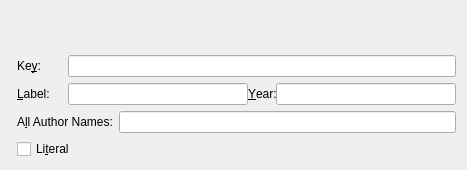
<?xml version="1.0" encoding="UTF-8"?>
<ui version="4.0">
 <class>BibitemUi</class>
 <widget class="QWidget" name="BibitemUi">
  <property name="geometry">
   <rect>
    <x>0</x>
    <y>0</y>
    <width>467</width>
    <height>170</height>
   </rect>
  </property>
  <property name="windowTitle">
   <string/>
  </property>
  <layout class="QGridLayout" name="gridLayout_2">
   <item row="0" column="0" rowspan="2" colspan="2">
    <widget class="QLabel" name="label">
     <property name="text">
      <string/>
     </property>
    </widget>
   </item>
   <item row="1" column="1">
    <layout class="QGridLayout" name="gridLayout">
     <item row="0" column="0">
      <widget class="QLabel" name="keyLA">
       <property name="toolTip">
        <string>The bibliography key</string>
       </property>
       <property name="text">
        <string>Ke&amp;y:</string>
       </property>
       <property name="buddy">
        <cstring>keyED</cstring>
       </property>
      </widget>
     </item>
     <item row="0" column="1" colspan="2">
      <widget class="QLineEdit" name="keyED">
       <property name="sizePolicy">
        <sizepolicy hsizetype="Expanding" vsizetype="Fixed">
         <horstretch>0</horstretch>
         <verstretch>0</verstretch>
        </sizepolicy>
       </property>
       <property name="toolTip">
        <string>The bibliography key</string>
       </property>
      </widget>
     </item>
     <item row="1" column="0">
      <widget class="QLabel" name="labelLA">
       <property name="toolTip">
        <string>The label as it appears in the document</string>
       </property>
       <property name="text">
        <string>&amp;Label:</string>
       </property>
       <property name="buddy">
        <cstring>labelED</cstring>
       </property>
      </widget>
     </item>
     <item row="1" column="1" colspan="2">
      <layout class="QHBoxLayout" name="horizontalLayout">
       <property name="spacing">
        <number>0</number>
       </property>
       <item>
        <widget class="QLineEdit" name="labelED">
         <property name="sizePolicy">
          <sizepolicy hsizetype="Expanding" vsizetype="Fixed">
           <horstretch>0</horstretch>
           <verstretch>0</verstretch>
          </sizepolicy>
         </property>
         <property name="toolTip">
          <string>The label as it appears in the document</string>
         </property>
        </widget>
       </item>
       <item>
        <widget class="QLabel" name="yearLA">
         <property name="text">
          <string>&amp;Year:</string>
         </property>
         <property name="margin">
          <number>6</number>
         </property>
         <property name="buddy">
          <cstring>yearED</cstring>
         </property>
        </widget>
       </item>
       <item>
        <widget class="QLineEdit" name="yearED">
         <property name="toolTip">
          <string>The year with &quot;Author (Year)&quot; citations (without parentheses).</string>
         </property>
        </widget>
       </item>
      </layout>
     </item>
     <item row="2" column="0" colspan="2">
      <widget class="QLabel" name="allAuthorsLA">
       <property name="text">
        <string>A&amp;ll Author Names:</string>
       </property>
       <property name="buddy">
        <cstring>allAuthorsED</cstring>
       </property>
      </widget>
     </item>
     <item row="2" column="2">
      <widget class="QLineEdit" name="allAuthorsED">
       <property name="toolTip">
        <string>If you want to use an abbreviated author list (with 'et al.') as well as a full list for author-year citation, you can put the full list here and the abbreviated list above.</string>
       </property>
      </widget>
     </item>
    </layout>
   </item>
   <item row="2" column="1">
    <widget class="QCheckBox" name="literalCB">
     <property name="toolTip">
      <string>Pass content of the `Label' field literally to LaTeX. Check this if you want to enter LaTeX code.</string>
     </property>
     <property name="text">
      <string>Li&amp;teral</string>
     </property>
    </widget>
   </item>
  </layout>
 </widget>
 <includes>
  <include location="local">qt_i18n.h</include>
 </includes>
 <resources/>
 <connections/>
</ui>
